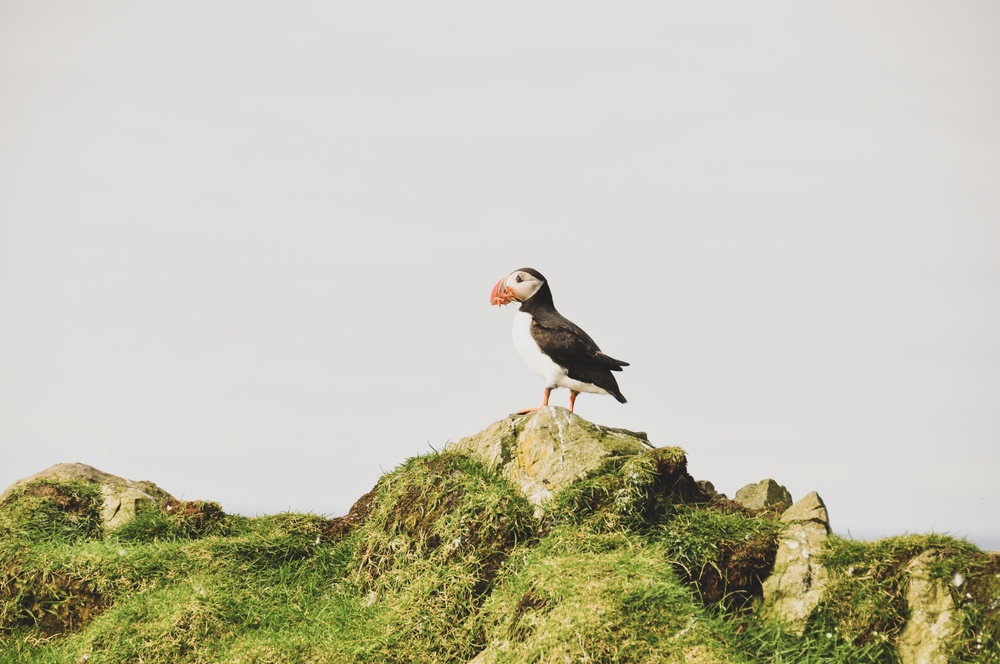
#> input picture week1/detect_object/papouch.jpg, 1000 x 664 px, shrunk from 3216 x 2136 before the run
$ python template_match.py --image papouch.jpg --template template.jpg
#> lines starting #> are read from the running program, lines starting #| are printed output that depends on the picture; after the words box and inside, x2 and y2 are one past the last pixel; in counts of white or black regions, pixels touching at a corner belong together
import cv2 as cv
import numpy as np
from matplotlib import pyplot as plt
import argparse

def match_template(image, template):
    w, h = template.shape[::-1]
    res = cv.matchTemplate(image,template,cv.TM_CCOEFF_NORMED)
    min_val, max_val, min_loc, max_loc = cv.minMaxLoc(res)
    top_left = max_loc
    bottom_right = (top_left[0] + w, top_left[1] + h)
    cv.rectangle(image,top_left, bottom_right, 0, 5)
    plt.imshow(image,cmap = 'gray')
    plt.show()


def read_args():
    parser = argparse.ArgumentParser(description="""Find object in image by template""")
    parser.add_argument(
        "-i", "--image", required=True, help="Path to image", default=None
    )
    parser.add_argument(
        "-t", "--template", required=True, help="Path to template", default=None
    )
    args = vars(parser.parse_args())
    return args["image"], args["template"]


if __name__ == "__main__":
    im_path, tp_path = read_args()
    img = cv.imread(im_path, 0)
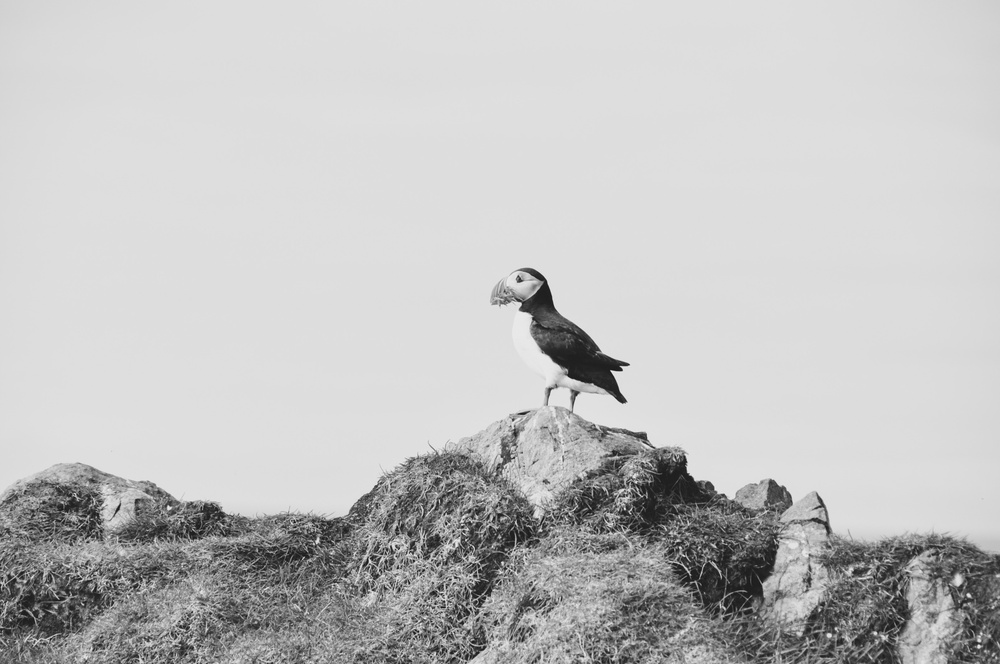
#> img: shape (664, 1000); min 15, max 240, mean 192.6
    tmp = cv.imread(tp_path, 0)
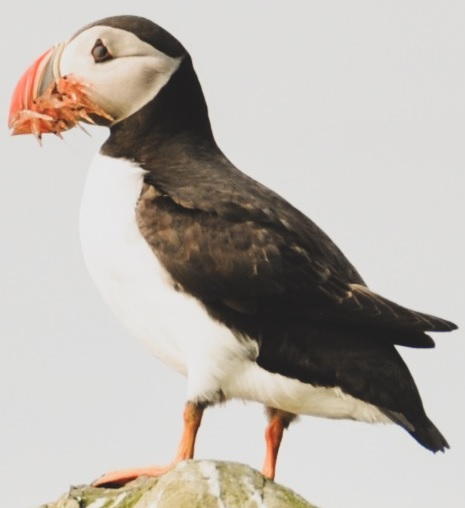
#> input picture week1/detect_object/template.jpg, 465 x 508 px
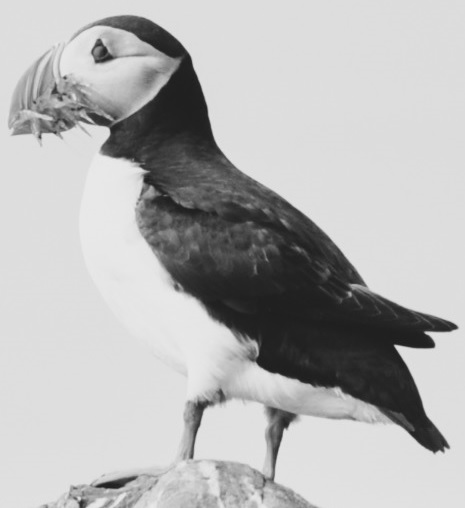
#> tmp: shape (508, 465); min 26, max 234, mean 180.9
    match_template(img, tmp)
#> in match_template, `res = cv.matchTemplate(image,template,cv.TM_CCOEFF_NORMED)`:
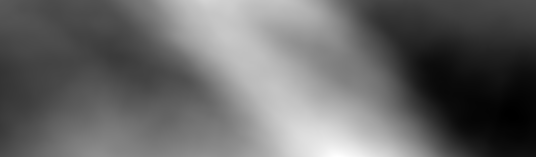
#> res: shape (157, 536) float32; min -0.246, max 0.204, mean -0.064; drawn with min black and max white
#> in match_template, `min_val, max_val, min_loc, max_loc = cv.minMaxLoc(res)`: min_val = -0.246; max_val = 0.204; min_loc = (512, 115); max_loc = (337, 156)
#> in match_template, `bottom_right = (top_left[0] + w, top_left[1] + h)`: bottom_right = (802, 664)
#> in match_template, `cv.rectangle(image,top_left, bottom_right, 0, 5)`:
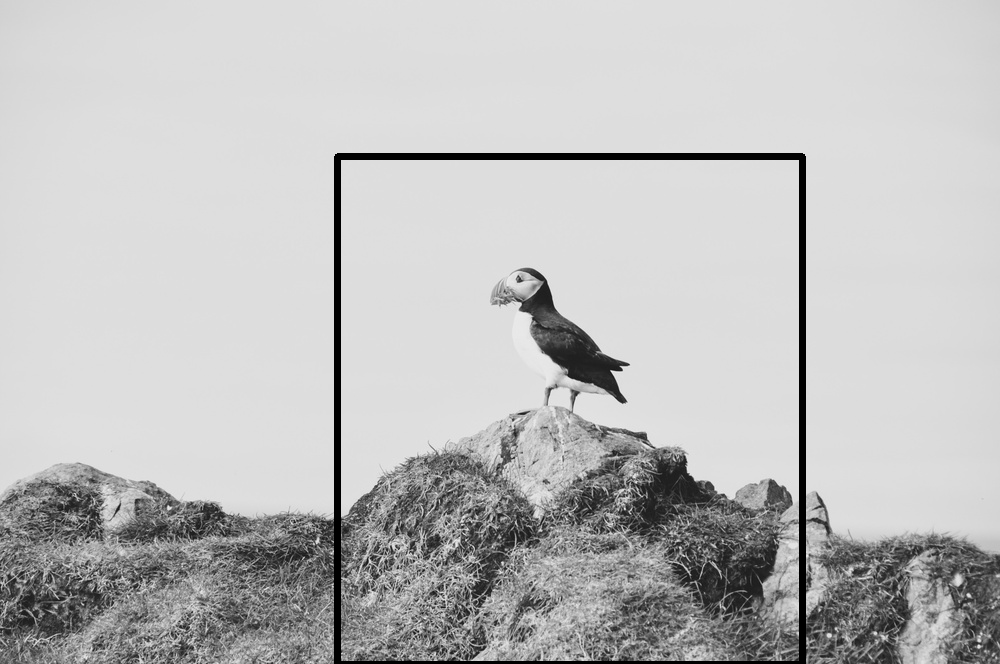
#> image: shape (664, 1000); 1.77% of pixels changed, all inside (x1, y1, x2, y2) = (334, 153, 806, 664)
